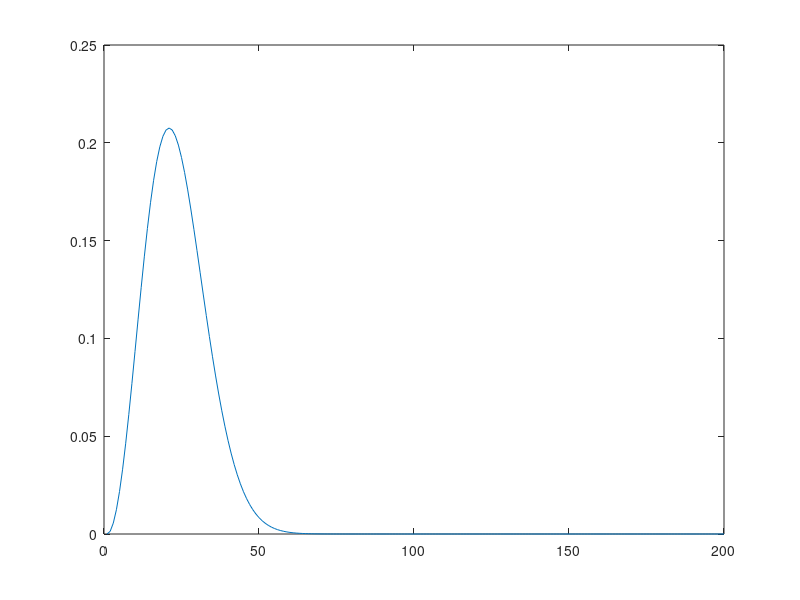

Recreate this plot in MATLAB.
clear all; clc;
f0=2;t0=1/f0;
k=1;
for f=0:0.1:400
ricker(k)=abs((2/sqrt(pi))*(f^2/f0^3)*(exp(-f^2/f0^2))*(exp(-2*sqrt(-1)*pi*f*(t0-10000))));
k=k+1;
end
plot(ricker(:,1:1:200))